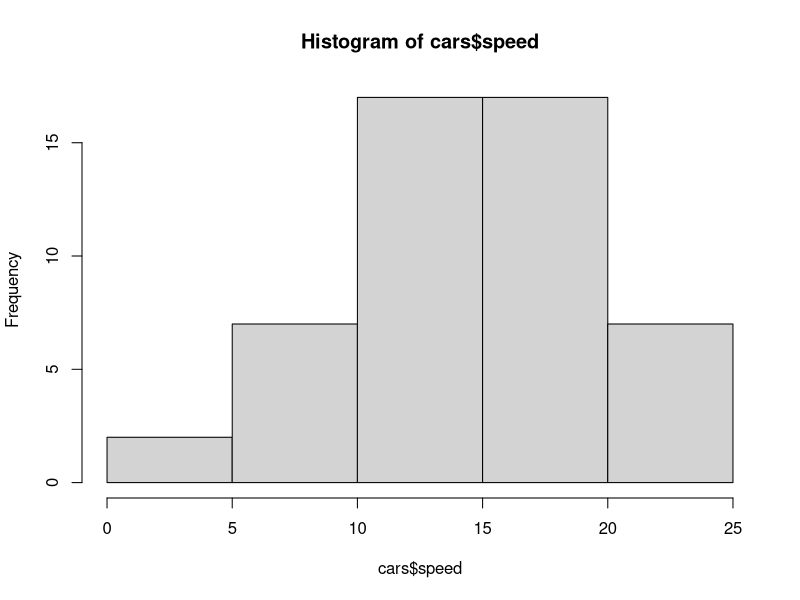
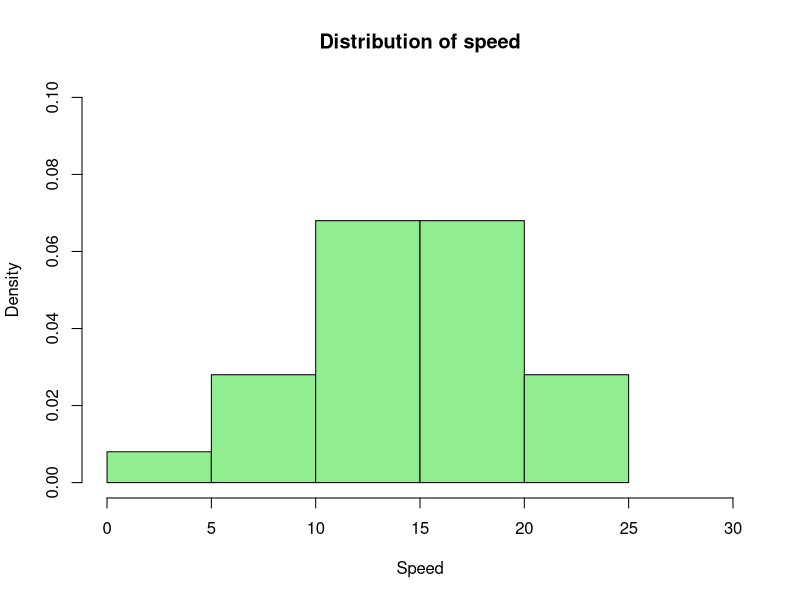
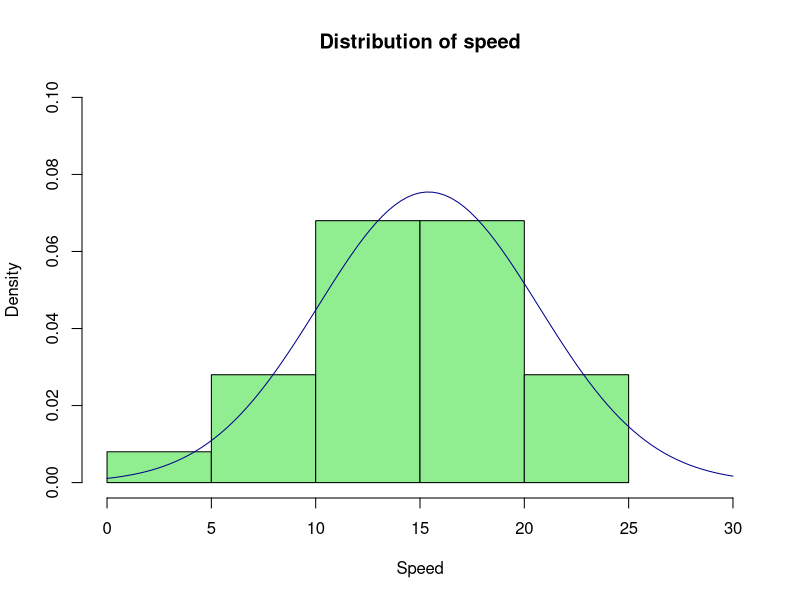
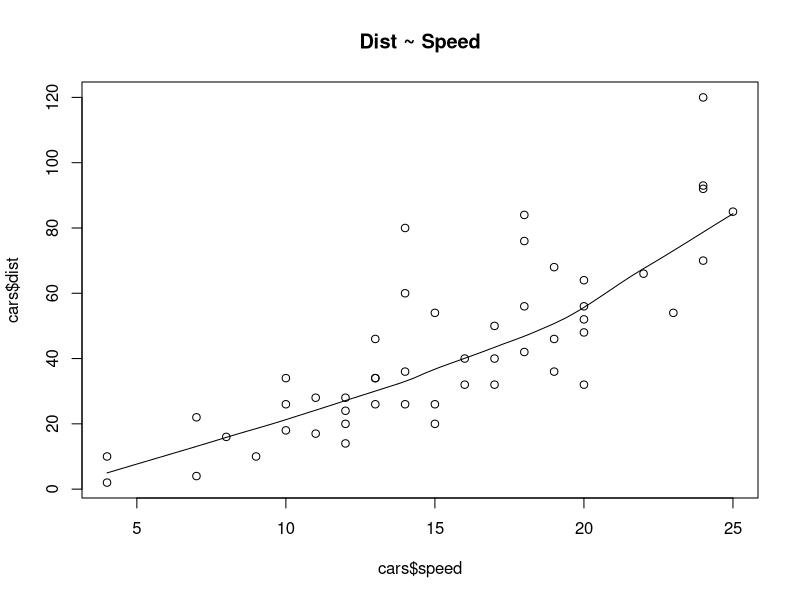
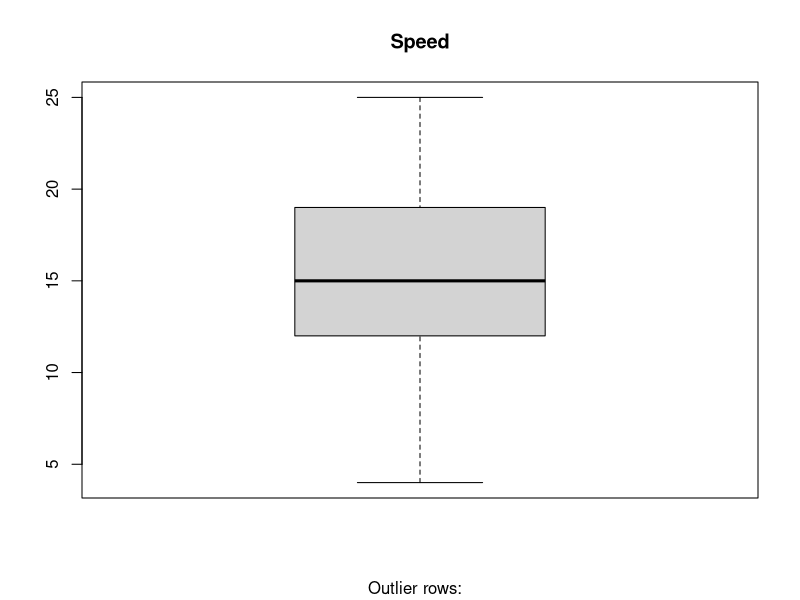

Reproduce these figures in R, in order. (Note: this script raises an error after producing the figures.)
head(cars)
tail(cars)
summary(cars)
summary(cars[2]) 
summary(cars$speed)
names(cars)
h<-hist(cars$speed)
hist(cars$speed, freq=FALSE, xlab="Speed", main="Distribution of speed", col="lightgreen", xlim=c(0,30), ylim=c(0, 0.1))
h
hist(cars$speed, freq=FALSE, xlab="Speed", main="Distribution of speed", col="lightgreen", xlim=c(0,30), ylim=c(0, 0.1))
curve(dnorm(x, mean=mean(cars$speed), sd=sd(cars$speed)), add=TRUE, col="darkblue", lwd=1)
scatter.smooth(x=cars$speed, y=cars$dist, main="Dist ~ Speed")  # scatterplot
boxplot(cars$speed, main="Speed", sub=paste("Outlier rows: ", boxplot.stats(cars$speed)$out))
cor(cars$speed,cars$dist)


corrplot(res, type = "upper", order = "hclust", 
         tl.col = "black", tl.srt = 45)